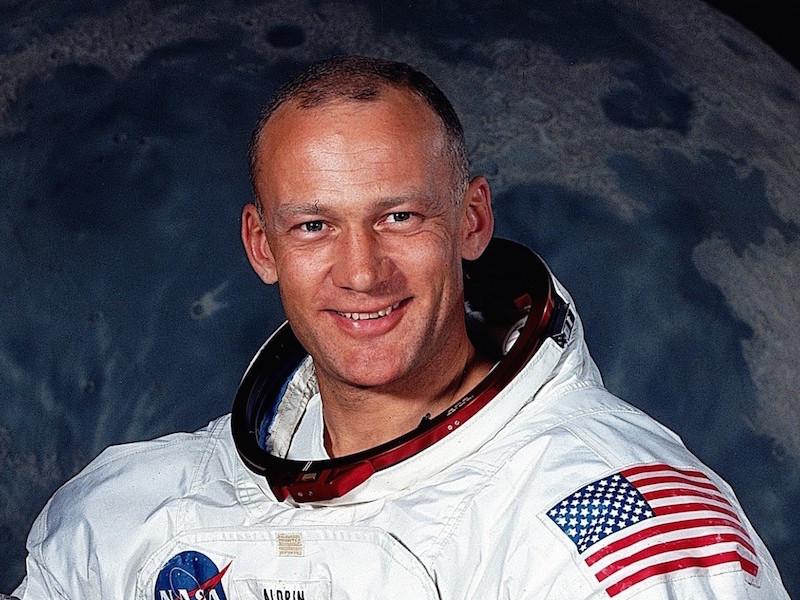
#> input picture notebooks/data/buzz_aldrin.jpg, 800 x 600 px
$ jupyter execute '01 Introduction to computer vision.ipynb'   (shell and % lines are left out)
#> lines starting #> are read from the running program, lines starting #| are printed output that depends on the picture; after the words box and inside, x2 and y2 are one past the last pixel; in counts of white or black regions, pixels touching at a corner belong together
# Introducción a la Visión computacional

## ¿Qué es la Visión computacional?

La visión computacional es un campo interdisciplinario que estudia el cómo proveer a los computadores de las mismas capacidades visuales que poseemos los humanos. Como disciplina científica, se preocupa de construir la base teórica que permite a los sistemas artificiales extraer información a partir de imágenes.

Se dice que es un campo interdisciplinario pues surge a partir de la interacción de múltiples disciplinas tales como Procesamiento de imágenes, Ciencias de la Computación, Física y Matemáticas.

Un sistema de visión computacional transforma un dato no estructurado y en uno estructurado uqe permita tomar decisiones. Las principales etapas asociadas al procesamiento de una imagen digital son las siguientes,

1. Adquisición
2. Procesamiento
3. Análisis
4. Entendimiento
5. Generación de información

## Aplicaciones

- Inspeción automática (e.g. fábrica de botellas)
- Asistencia en tareas de identificación (e.g. identificación de plantas)
- Detección de eventos (e.g. vigilancia con cámaras)
- Navegación (e.g. automóviles autónomos)

## Tareas

- Detección y reconocimiento de objetos
- Análisis de movimiento

## **1. Usando el paquete scikit-image**

Scikit-image es el paquete más usado de Python para leer y procesar imágenes. Se puede importar usando el commando
**`import skimage`**

[cell 1]
import numpy as np
import matplotlib.pyplot as plt
from skimage import io

[cell 2]
im_file='data/buzz_aldrin.jpg'
im = io.imread(im_file)
#> im is the input picture: shape (600, 800, 3); mean R, G, B 92.1, 86, 95.5

fig, ax = plt.subplots(1, 1, figsize=(8, 6))
ax.imshow(im)
ax.axis('off')
ax.set_title('Buzz Aldrin', fontsize=20)

Las dimensiones de la imagen se pueden imprimir usando el metodo shape del objeto im. El primer elemento es el tamaño en el eje Y, el segundo en el eje X y el tercero el numero de canales.

[cell 3]
print("Image number of channels: ",im.ndim)
#| Image number of channels:  3
print("Image dimensions: ",im.shape)
#| Image dimensions:  (600, 800, 3)

[cell 4]
from skimage import exposure

def iter_channels(color_image):
    """Yield color channels of an image."""
    # Roll array-axis so that we iterate over the color channels of an image.
    for channel in np.rollaxis(color_image, -1):
        yield channel

def plot_histogram(image, ax=None, **kwargs):
    """ Plot the histogram of an image (gray-scale or RGB) on `ax`.
    Calculate histogram using `skimage.exposure.histogram` and plot as filled
    line. If an image has a 3rd dimension, assume it's RGB and plot each
    channel separately.
    """
    ax = ax if ax is not None else plt.gca()

    if image.ndim == 2:
        _plot_histogram(ax, image, color='black', **kwargs)
    elif image.ndim == 3:
        # `channel` is the red, green, or blue channel of the image.
        for channel, channel_color in zip(iter_channels(image), 'rgb'):
            _plot_histogram(ax, channel, color=channel_color, **kwargs)
#> this loop made 3 passes
#> channel_color on passes 1 to 3: 'r', 'g', 'b'


def _plot_histogram(ax, image, alpha=0.3, **kwargs):
    # Use skimage's histogram function which has nice defaults for
    # integer and float images.
    hist, bin_centers = exposure.histogram(image)
    ax.fill_between(bin_centers, hist, alpha=alpha, **kwargs)
    ax.set_xlabel('intensity')
    ax.set_ylabel('# pixels')

[cell 5]
fig, (ax_image, ax_hist) = plt.subplots(ncols=2, figsize=(2*8, 6))

ax_image.imshow(im)
ax_image.axis('off')
plot_histogram(im, ax=ax_hist)

Usamos el método adjust_gamma() para ajustar el brillo de la imagen

[cell 6]
im_bright = exposure.adjust_gamma(im, gamma=0.5, gain=1)
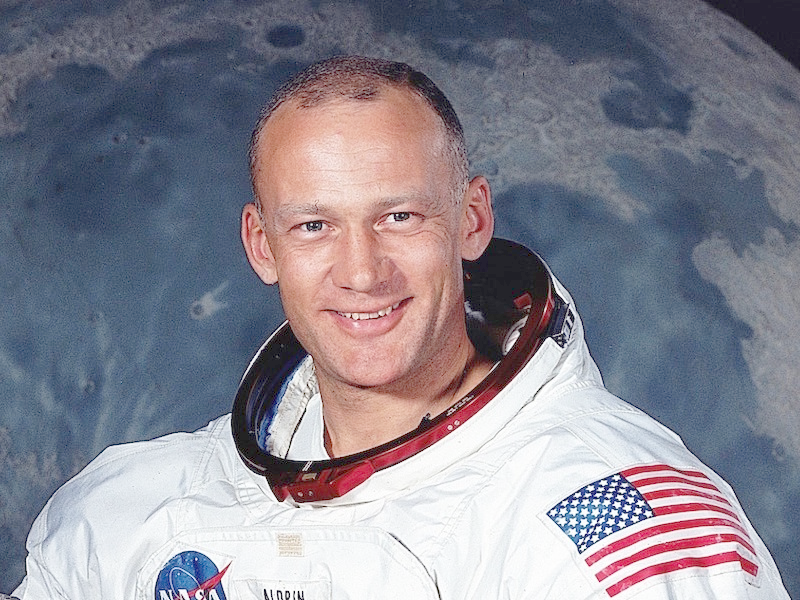
#> im_bright: shape (600, 800, 3); mean R, G, B 135.9, 133.5, 145.1

fig, (ax_image, ax_hist) = plt.subplots(ncols=2, figsize=(2*8, 6))

ax_image.imshow(im_bright)
plot_histogram(im_bright, ax=ax_hist)
#> the loop in plot_histogram (call 2), `for channel, channel_color in zip(iter_channels(image), 'rgb'):` made 3 passes
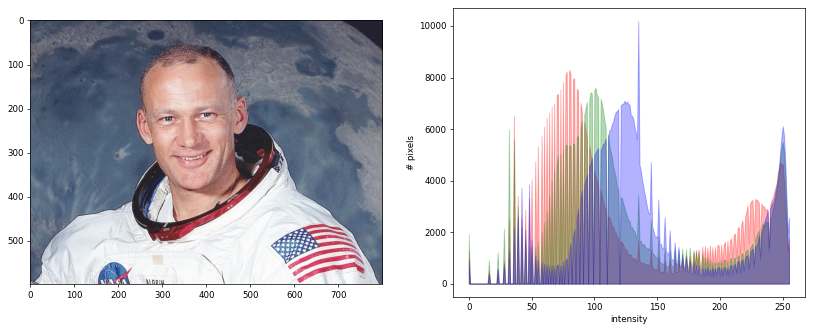
#> figure drawn by matplotlib, 2 panels

[cell 7]
from skimage.color import rgb2gray
from skimage import feature

im_gray = rgb2gray(im)
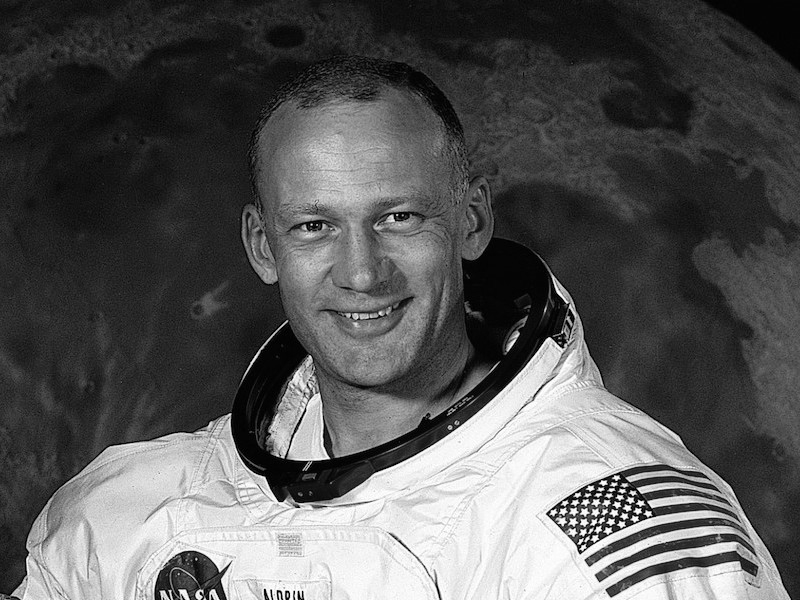
#> im_gray: shape (600, 800) float64; min 0, max 1, mean 0.345

edges1 = feature.canny(im_gray)
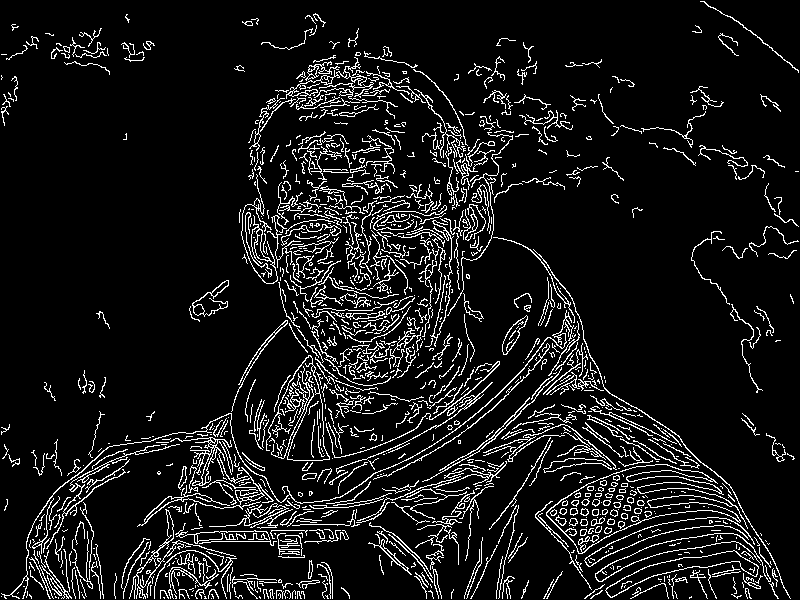
#> edges1: shape (600, 800) bool; 9.1% white in thin lines or dots
edges2 = feature.canny(im_gray, sigma=3)
#> edges2: shape (600, 800) bool; 2.2% white in thin lines or dots, all inside (x1, y1, x2, y2) = (1, 62, 790, 599)

fig, (ax1, ax2, ax3) = plt.subplots(1, 3, figsize=(24, 6),
                                    sharex=True, sharey=True)

ax1.imshow(im)
ax1.axis('off')
ax1.set_title('Buzz Aldrin', fontsize=16)

ax2.imshow(edges1, cmap=plt.cm.gray)
ax2.axis('off')
ax2.set_title('Buzz Aldrin - Canny $\sigma=1$', fontsize=16)

ax3.imshow(edges2, cmap=plt.cm.gray)
ax3.axis('off')
ax3.set_title('Buzz Aldrin - Canny $\sigma=3$', fontsize=16)

[cell 8]
from skimage.exposure import rescale_intensity
from skimage.color.adapt_rgb import adapt_rgb
from skimage import filters
from skimage.color import rgb2gray

def as_gray(image_filter, image, *args, **kwargs):
    gray_image = rgb2gray(image)
    return image_filter(gray_image, *args, **kwargs)

@adapt_rgb(as_gray)
def sobel_gray(image):
    return filters.sobel(image)
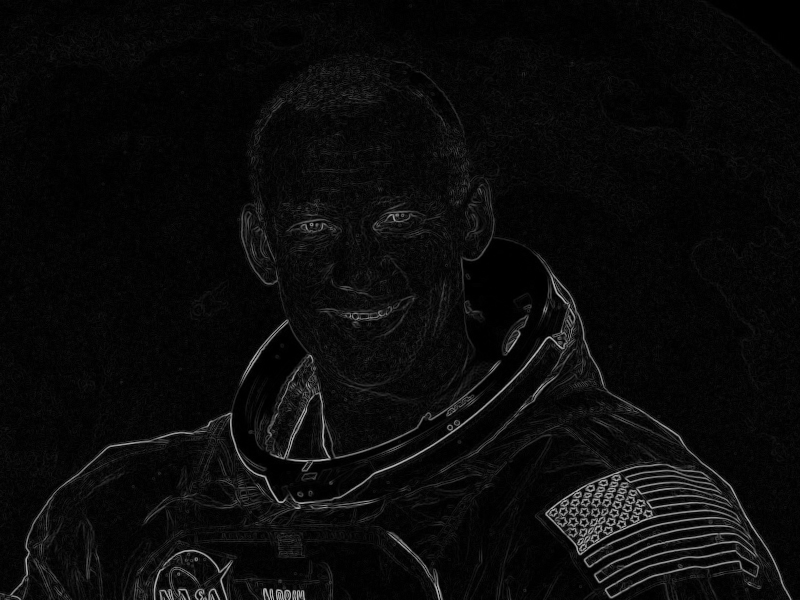
#> returned value: shape (600, 800) float64; min 0, max 0.727, mean 0.0436

fig, ax = plt.subplots(1, 1, figsize=(8, 6))
ax.imshow(rescale_intensity(1 - sobel_gray(im)), cmap=plt.cm.gray)
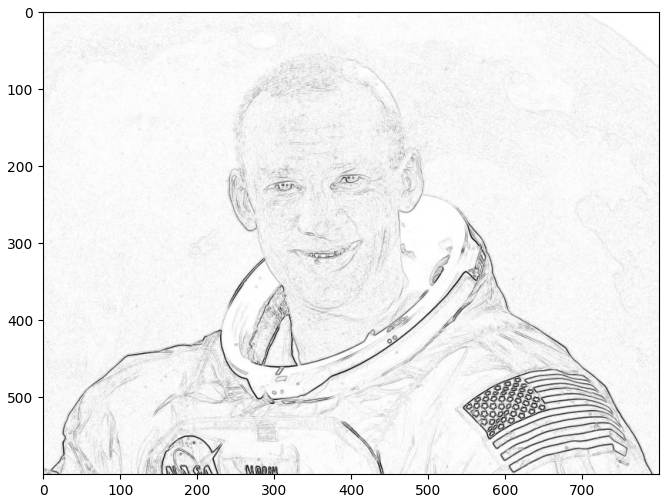
#> figure drawn by matplotlib, 1 panel

## **2. Usando la librería opencv**

OpenCV es la librería de visión computacional más usada por la comunidad. La versión estable más reciente corresponde a la 3.2.0 y puede ser descargada desde el repositorio en [Github](https://github.com/opencv/opencv).

- https://github.com/opencv/opencv
- https://github.com/jrosebr1/imutils

[cell 9]
import cv2
import imutils
from imutils.object_detection import non_max_suppression

print('OpenCV version: ', cv2.__version__)
print('imutils version: ', imutils.__version__)

[cell 10]
im_file='data/buzz_aldrin.jpg'
im=cv2.imread(im_file)

fig, ax = plt.subplots(1, 1, figsize=(8, 6))
ax.imshow(im)
ax.axis('off')
ax.set_title('Buzz Aldrin', fontsize=20)

A diferencia de la mayoría de las librerías, en OpenCV el order de los canales de color es **BGR** en vez de **RGB**.

[cell 11]
im_rgb = cv2.cvtColor(im, cv2.COLOR_BGR2RGB)

fig, ax = plt.subplots(1, 1, figsize=(8, 6))
ax.imshow(im_rgb)

[cell 12]
cv2.imshow('image',im)
cv2.waitKey(0)
cv2.destroyAllWindows()

OpenCV incluye una serie de métodos para detectar objetos. Los métodos más conocidos para detectar rostros y rasgos faciales se llama Haar cascadades

[cell 13]
face_cascade = cv2.CascadeClassifier('data/haarcascade_frontalface_default.xml')
eye_cascade = cv2.CascadeClassifier('data/haarcascade_eye.xml')

im_bgr = im.copy()
im_gray = cv2.cvtColor(im, cv2.COLOR_BGR2GRAY)

faces = face_cascade.detectMultiScale(im_gray, scaleFactor=1.3, minNeighbors=5)
#> faces = [[242, 137, 225, 225]]
for (x,y,w,h) in faces:
    cv2.rectangle(im_bgr,(x,y),(x+w,y+h),(255,0,0),2)
    roi_gray = im_gray[y:y+h, x:x+w]
    roi_color = im_bgr[y:y+h, x:x+w]
    eyes = eye_cascade.detectMultiScale(roi_gray, scaleFactor=1.1, minNeighbors=3, minSize=(10,10), maxSize=(120,120))
    for (ex,ey,ew,eh) in eyes:
        cv2.rectangle(roi_color,(ex,ey),(ex+ew,ey+eh),(0,255,0),2)
#> this loop made 1 pass
#> (x, y, w, h, eyes) on pass 1: (242, 137, 225, 225, [[48, 68, 42, 42], [123, 54, 57, 57]])
#> pass 1, `roi_gray = im_gray[y:y+h, x:x+w]`:
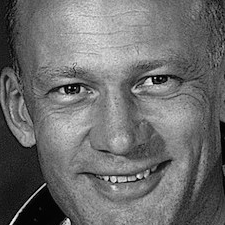
#> roi_gray: shape (225, 225); min 0, max 251, mean 109.1
#> pass 1, `roi_color = im_bgr[y:y+h, x:x+w]`:
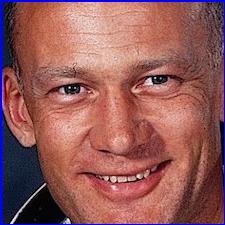
#> roi_color: shape (225, 225, 3); mean B, G, R 89.6, 91.1, 147.7
#> after the loop:
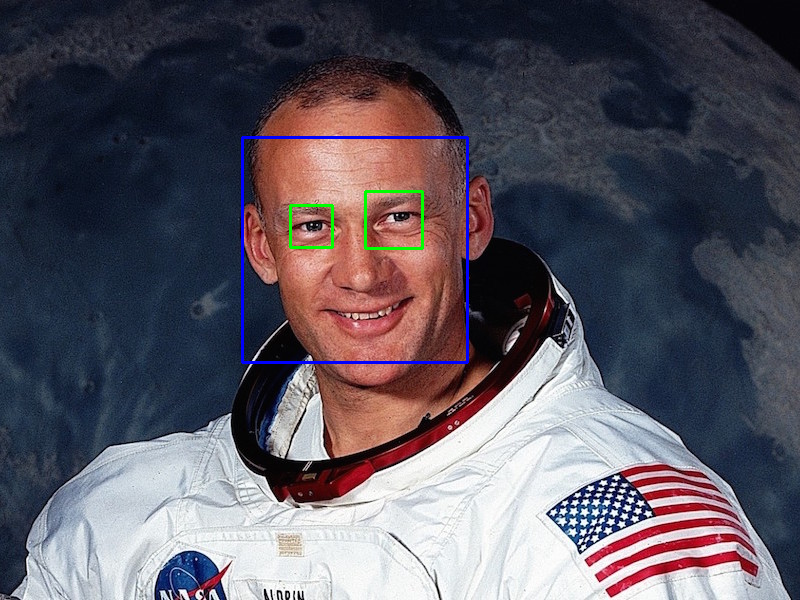
#> im_bgr: shape (600, 800, 3); mean B, G, R 96.3, 86, 91.1
#> after the loop:
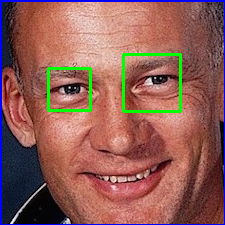
#> roi_color: shape (225, 225, 3); 2.33% of pixels changed, all inside (x1, y1, x2, y2) = (47, 53, 182, 113)

im_rgb = cv2.cvtColor(im_bgr, cv2.COLOR_BGR2RGB)
fig, ax = plt.subplots(1, 1, figsize=(8, 6))
ax.imshow(im_rgb)

#cv2.imshow('image',im_bgr)
#cv2.waitKey(0)
#cv2.destroyAllWindows()

$ run again, with notebooks/data/people_team.jpg copied over notebooks/data/buzz_aldrin.jpg
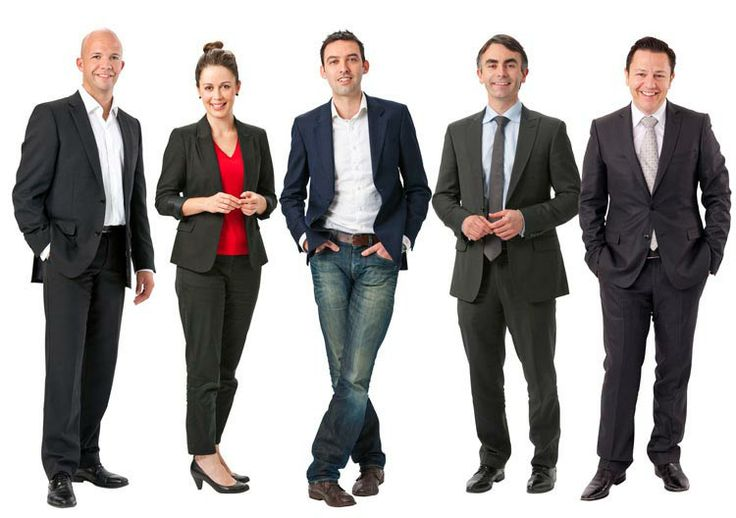
#> input picture notebooks/data/people_team.jpg, 736 x 518 px
#> im is the input picture: shape (518, 736, 3); mean R, G, B 164.5, 161.6, 161
#| Image number of channels:  3
#| Image dimensions:  (518, 736, 3)
#> the loop in plot_histogram, `for channel, channel_color in zip(iter_channels(image), 'rgb'):` made 3 passes
#> channel_color on passes 1 to 3: 'r', 'g', 'b'
#> the loop in plot_histogram (call 2), `for channel, channel_color in zip(iter_channels(image), 'rgb'):` made 3 passes
#> `edges1 = feature.canny(im_gray)`:
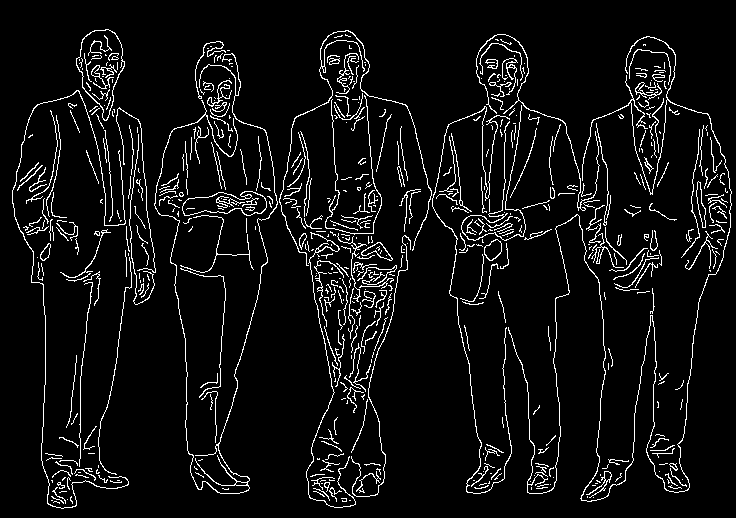
#> edges1: shape (518, 736) bool; 6.3% white in thin lines or dots
#> edges2: shape (518, 736) bool; 3% white in thin lines or dots
#> faces = [[318, 40, 53, 53], [475, 44, 54, 54], [625, 56, 50, 50], [193, 67, 52, 52]]
#> the loop `for (x,y,w,h) in faces:` made 4 passes
#> after the loop `for (x,y,w,h) in faces:`:
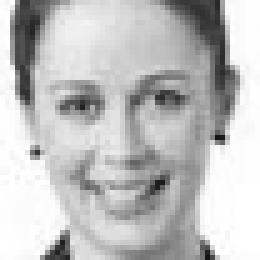
#> roi_gray: shape (52, 52) (shown 5 times larger); min 19, max 255, mean 192
